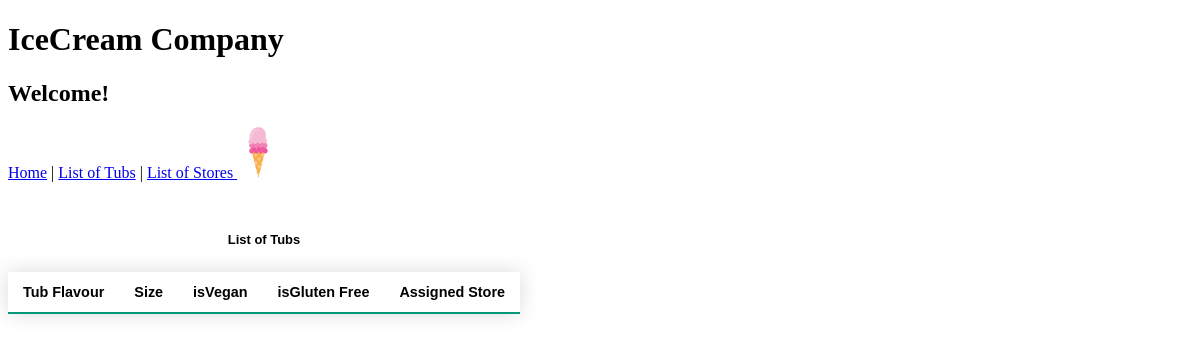
The app's page /tubs/, older data.
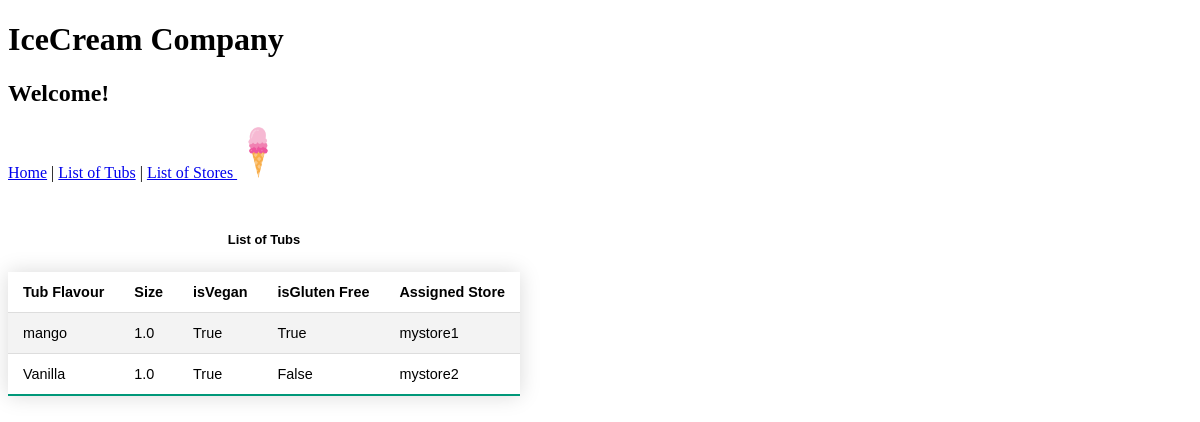
The same page, newer data.
### IceCreamApp/models.py (models this page shows, shortened)
class Tub(models.Model):
    flavour = models.CharField(max_length=30) # maximum length set to 60
    size = models.FloatField(validators=[validate_interval]) # set to float for litres
    isVegan = models.BooleanField(default = False) # Default is False
    isGlutenFree = models.BooleanField(default = False) # Default is False
    store = models.ForeignKey(Store, on_delete=models.CASCADE) # one store can have many tubs, but not vice-versa

class Store(models.Model):
    name = models.CharField(max_length=60) # maximum length set to 60
    location = models.CharField(max_length=200) # maximum length set to 200
    contact_email = models.EmailField(max_length=100) # predefined regex which checks '@'

### IceCreamApp/views.py (the view)
# urls.py: path("tubs/", listOfTubs, name="tubs"),
def listOfTubs(request):
    tubs = Tub.objects.all()
    return render(request, "IceCreamApp/listOFTubs.html", {"tubs": tubs})

### IceCreamApp/templates/IceCreamApp/listOfTubs.html
{% extends 'IceCreamApp/homePageBase.html' %}
{% block content %}
<div class="container">
    <table class="styled-table">
        <caption><b>List of Tubs</b></caption>
        <tr>
            <th>Tub Flavour</th>
            <th>Size</th>
            <th>isVegan</th>
            <th>isGluten Free</th>
            <th>Assigned Store</th>
        </tr>
        {% for t in tubs %}
        <tr>
            <td>{{ t.flavour }}</td>
            <td>{{ t.size}}</td>
            <td>{{ t.isVegan }}</td>
            <td>{{ t.isGlutenFree }}</td>
            <td>{{ t.store.name }}</td>
        </tr>
        {% endfor %}
    </table>
</div>
{% endblock %}

Row changes from the older to the newer data that the page shows:
added Tub: flavour "mango", size "1.0", isVegan "True", isGlutenFree "True", store.name "mystore1"
added Tub: flavour "Vanilla", size "1.0", isVegan "True", isGlutenFree "False", store.name "mystore2"
